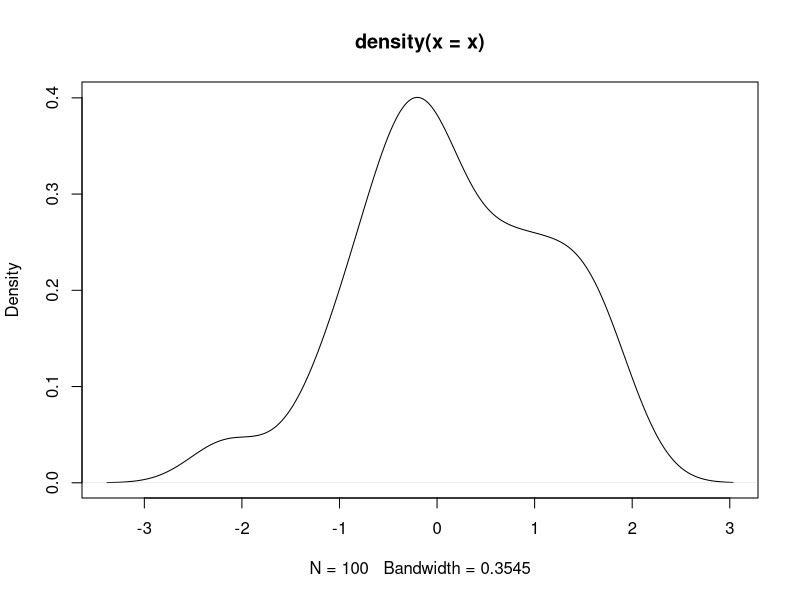

Here is the R script that generated this plot:
x <- rnorm(100)  # random sample from normal distribution (x100)

dens <- density(x)    # calculate density
dens

plot(dens)            # plot density

